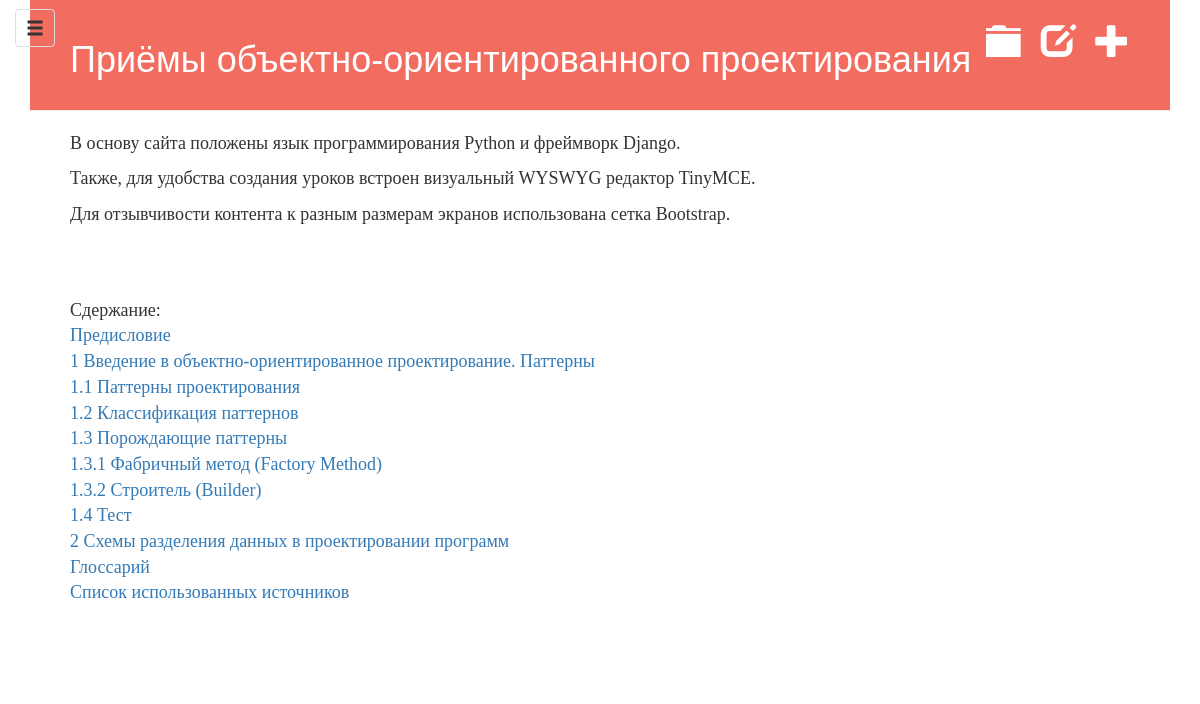
The app's page / (signed in) with its own data.
### blog/models.py (models this page shows, shortened)
class Post(models.Model):
    author = models.ForeignKey('auth.User')
    title = models.CharField(max_length=200)
    text = models.TextField()
    created_date = models.DateTimeField(default=timezone.now)
    published_date = models.DateTimeField(blank=True, null=True)

### blog/views.py (the view)
# urls.py: url(r'^$', views.post_list, name='post_list'),
def post_list(request):
    posts = Post.objects.filter(published_date__lte=timezone.now()).order_by('published_date')
    return render(request, 'blog/post_list.html', {'posts': posts})

### blog/templates/blog/post_list.html
{% extends 'blog/base.html' %}
{% block content %}
    <div class="post">
        <p>В основу сайта положены язык программирования Python и фреймворк Django.</p>
        <p>Также, для удобства создания уроков встроен визуальный WYSWYG редактор TinyMCE.</p>
        <p>Для отзывчивости контента к разным размерам экранов использована сетка Bootstrap.</p>
    </div>
    <div class="post">
        Сдержание:
        {% for post in posts %}
            <div><a href="{% url 'post_detail' pk=post.pk %}">{{ post.title }}</a></div>
        {% endfor %}
    </div>
{% endblock content %}

### blog/static/css/blog.css (style rules this page uses)
body { font-family: "Source Serif Pro", serif; font-size: 18px; height: 100%; padding: 50px 0 0 0; }
.post { margin-bottom: 70px; }
@media (min-width: 992px) { body { padding: 0; } }

### records on screen
Post: title "Предисловие"
Post: title "1 Введение в объектно-ориентированное проектирование. Паттерны"
Post: title "1.1 Паттерны проектирования"
Post: title "1.2 Классификация паттернов"
Post: title "1.3 Порождающие паттерны"
Post: title "1.3.1 Фабричный метод (Factory Method)"
Post: title "1.3.2 Строитель (Builder)"
Post: title "1.4 Тест"
Post: title "2 Схемы разделения данных в проектировании программ"
Post: title "Глоссарий"
Post: title "Список использованных источников"
